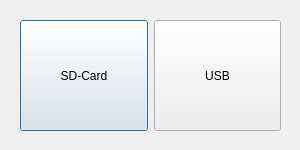
<?xml version="1.0" encoding="UTF-8"?>
<ui version="4.0">
 <class>DeviceDialog</class>
 <widget class="QDialog" name="DeviceDialog">
  <property name="geometry">
   <rect>
    <x>0</x>
    <y>0</y>
    <width>300</width>
    <height>150</height>
   </rect>
  </property>
  <property name="windowTitle">
   <string>Dialog</string>
  </property>
  <widget class="QWidget" name="horizontalLayoutWidget">
   <property name="geometry">
    <rect>
     <x>20</x>
     <y>20</y>
     <width>261</width>
     <height>111</height>
    </rect>
   </property>
   <layout class="QHBoxLayout" name="horizontalLayout">
    <item>
     <widget class="QPushButton" name="btnDeviceDialogSDCard">
      <property name="sizePolicy">
       <sizepolicy hsizetype="Minimum" vsizetype="Expanding">
        <horstretch>0</horstretch>
        <verstretch>0</verstretch>
       </sizepolicy>
      </property>
      <property name="text">
       <string>SD-Card</string>
      </property>
     </widget>
    </item>
    <item>
     <widget class="QPushButton" name="btnDeviceDialogUSB">
      <property name="sizePolicy">
       <sizepolicy hsizetype="Minimum" vsizetype="Expanding">
        <horstretch>0</horstretch>
        <verstretch>0</verstretch>
       </sizepolicy>
      </property>
      <property name="text">
       <string>USB</string>
      </property>
     </widget>
    </item>
   </layout>
  </widget>
 </widget>
 <resources/>
 <connections/>
</ui>
